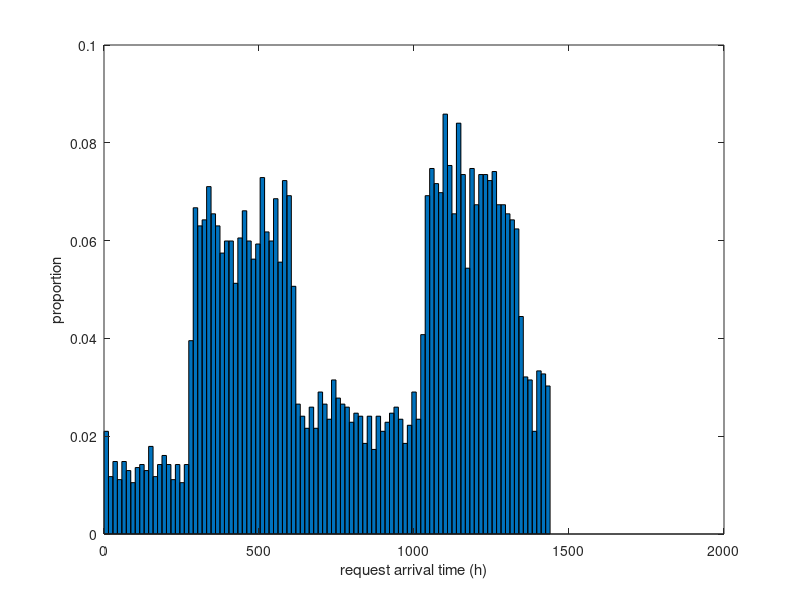

Source code (MATLAB):
clear all
clc;


load('Uber_ReqTime.mat');

reqTime = [];
for i=1:length(UberReqTime)
    hh = floor(UberReqTime(i));
    mm = (UberReqTime(i) - hh) * 100;
    reqTime(end+1) = hh*60 + mm;
end

reqTime = [reqTime';reqTime'];

N = length(reqTime);
num=100;        
[x,c]=hist(reqTime,num);
dc=24/num;        
x=x/N/dc;        
 
bar(c,x,1); hold on;    
xlabel('request arrival time (h)');
ylabel('proportion');
time = int32(sort(reqTime));
save('EUA_Req_Time.mat', 'time')
